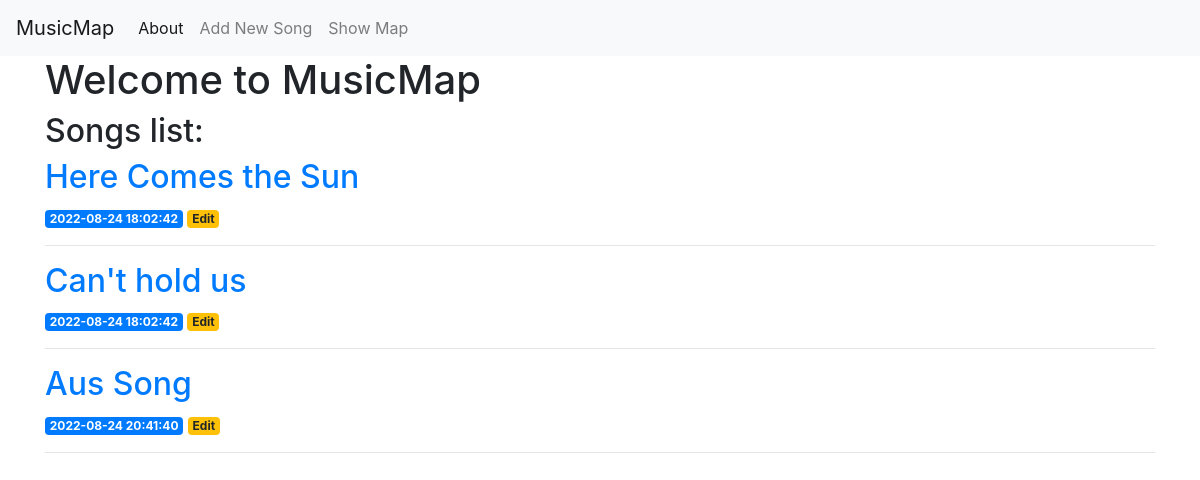
The page / on the database its author committed.
### tables this page shows
CREATE TABLE posts(
    id INTEGER PRIMARY KEY AUTOINCREMENT,
    created TIMESTAMP NOT NULL DEFAULT CURRENT_TIMESTAMP,
    title TEXT NOT NULL,
    content TEXT NOT NULL,
    lat INTEGER,
    lon INTEGER
);

### app.py (the view)
@app.route('/')
def index():
    conn = get_db_connection()
    posts = conn.execute('SELECT * FROM posts').fetchall()
    conn.close()
    return render_template('index.html', posts=posts)

### app.py (called while the page is built)
def get_db_connection():
    conn = sqlite3.connect('database.db')
    conn.row_factory = sqlite3.Row
    return conn

### templates/index.html
{% extends 'base.html' %}
{% block content %}
    <h1>{% block title %} Welcome to MusicMap {% endblock %}</h1>
    <h2> Songs list: </h2>
    {% for post in posts %}
        <a href="{{ url_for('post', post_id=post['id']) }}">
            <h2>{{ post['title']}}</h2>
        </a>
        <span class="badge badge-primary">{{ post['created']}}</span>
        <a href="{{ url_for('edit', id=post['id']) }}">
            <span class="badge badge-warning">Edit</span>
        </a>
        <hr>
        {% endfor %}
{% endblock %}

### rows shown on the page
posts: title "Here Comes the Sun", created "2022-08-24 18:02:42"
posts: title "Can't hold us", created "2022-08-24 18:02:42"
posts: title "Aus Song", created "2022-08-24 20:41:40"
